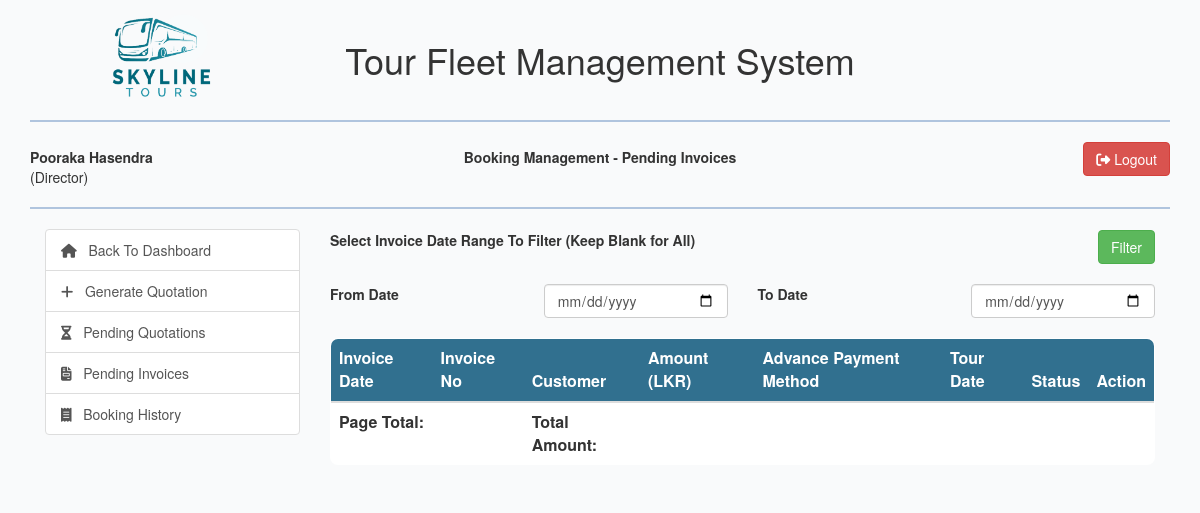
Page /view/pending-customer-invoices.php (signed in) on the earlier database version.
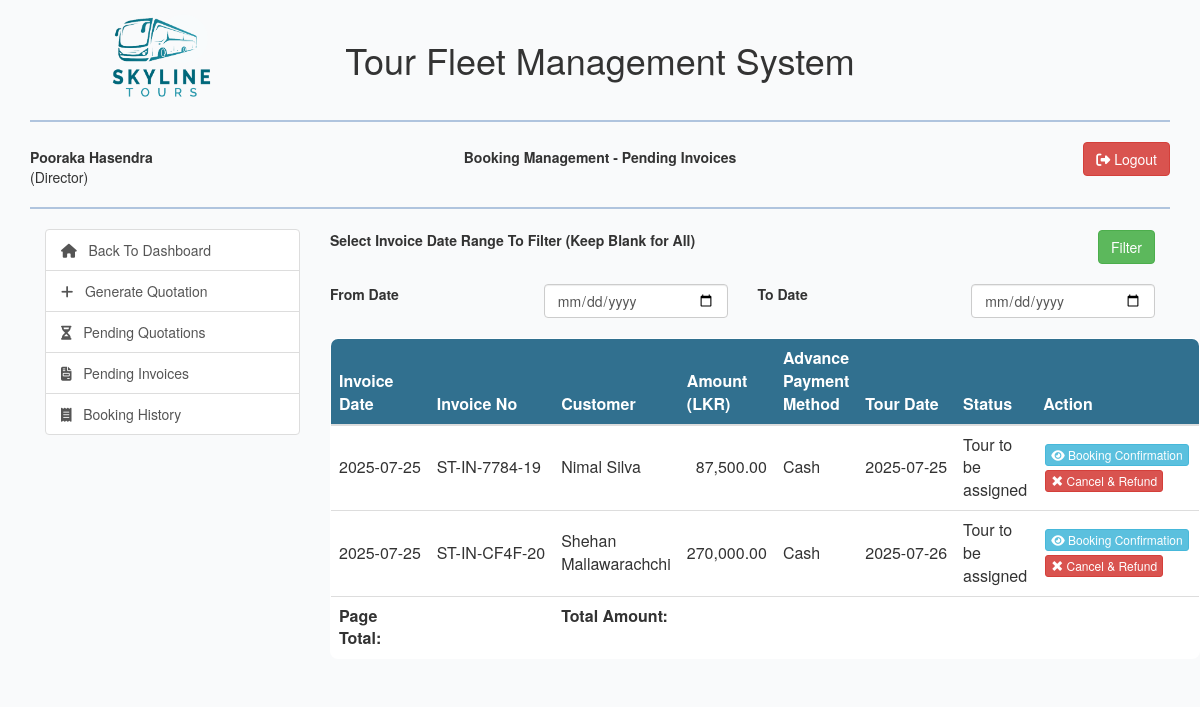
Same page on the later database version.
### tables this page shows
CREATE TABLE `customer_invoice` (
  `invoice_id` int(10) NOT NULL,
  `invoice_number` varchar(100) NOT NULL,
  `quotation_id` int(10) NOT NULL,
  `invoice_date` date NOT NULL,
  `invoice_amount` decimal(10,2) NOT NULL,
  `customer_id` int(11) NOT NULL,
  `invoice_status` int(11) NOT NULL DEFAULT 1 COMMENT '-1=Invoice Cancelled,\r\n1=Advance Payment Made & waiting for tour assignment,\r\n2=Tour assigned,\r\n3=Tour completed and payment pending,\r\n4=Paid',
  `invoice_description` text DEFAULT NULL,
  `tour_start_date` date NOT NULL COMMENT 'The tour start date as billed/quoted to the customer.',
  `tour_end_date` date NOT NULL COMMENT 'The tour end date as billed/quoted to the customer.',
  `pickup_location` varchar(255) NOT NULL,
  `destination` varchar(255) NOT NULL,
  `dropoff_location` varchar(255) NOT NULL,
  `round_trip_mileage` int(4) NOT NULL,
  `advance_payment` decimal(10,2) DEFAULT NULL,
  `paid_amount` decimal(10,2) DEFAULT NULL,
  `actual_fare` decimal(10,2) DEFAULT NULL,
  `actual_mileage` int(4) DEFAULT NULL
);

CREATE TABLE `customer` (
  `customer_id` int(10) NOT NULL,
  `customer_nic` varchar(12) NOT NULL,
  `customer_fname` varchar(50) NOT NULL,
  `customer_lname` varchar(50) NOT NULL,
  `customer_email` varchar(255) NOT NULL,
  `customer_status` int(10) NOT NULL DEFAULT 1
);

CREATE TABLE `tour_income` (
  `tour_income_id` int(10) NOT NULL,
  `receipt_number` varchar(255) DEFAULT NULL,
  `invoice_id` int(10) NOT NULL COMMENT 'The customer invoice this payment is for',
  `payment_date` date NOT NULL,
  `paid_amount` decimal(10,2) NOT NULL,
  `payment_method` int(10) NOT NULL COMMENT '1=Cash, 2= Funds Transfer',
  `payment_proof` varchar(255) DEFAULT NULL COMMENT 'Filename of the uploaded proof',
  `tour_income_type` int(10) DEFAULT NULL COMMENT '1: Advance Payment, 2:Final Payment, 3:Refunds',
  `received_by` int(10) NOT NULL COMMENT 'The user who accepted and recorded the payment',
  `payment_status` int(10) NOT NULL DEFAULT 1 COMMENT '-1:Rejected, 1: Received/Refunded',
  `tour_income_remarks` int(10) DEFAULT NULL COMMENT '1:Refund requested by customer, 2:Refund due to unavailable buses'
);

### model/customer_invoice_model.php (called while the page is built, shortened)
<?php
class CustomerInvoice{
    public function getPendingCustomerInvoicesFiltered($dateFrom,$dateTo){
        $con = $GLOBALS["con"];
        $sql = "SELECT i.invoice_id, i.invoice_number, i.quotation_id, i.invoice_date, i.invoice_amount, "
                . "i.customer_id, i.invoice_status, i.invoice_description, i.tour_start_date, i.tour_end_date, "
                . "i.pickup_location, i.destination, i.dropoff_location, i.round_trip_mileage, i.actual_fare, i.actual_mileage, "
                . "c.customer_fname, c.customer_lname FROM customer_invoice i, customer c "
                . "WHERE c.customer_id = i.customer_id AND i.invoice_status IN('1','2','3') ";
        $sql.="ORDER BY i.invoice_date DESC ";
        $result = $con->query($sql) or die ($con->error);
        return $result;
    }
}

### model/finance_model.php (called while the page is built, shortened)
<?php
class Finance{
    public function getTourIncomeRecordByInvoiceIdAndTourIncomeType($invoiceId,$tourIncomeType){
        $con=$GLOBALS["con"];
        $sql = "SELECT * FROM tour_income WHERE invoice_id=? AND tour_income_type=? AND payment_status!='-1'";
        $stmt = $con->prepare($sql);
        $stmt->bind_param("ii", $invoiceId,$tourIncomeType);
        $stmt->execute();
        $result = $stmt->get_result();
        return $result;
    }
}

### view/pending-customer-invoices.php (the view, shortened to what this page needs)
<?php
include_once '../model/customer_invoice_model.php';
include_once '../model/finance_model.php';
$userSession=$_SESSION["user"];
$dateFrom = "";
$dateTo = "";
$customerInvoiceObj = new CustomerInvoice();
$pendingInvoiceResult = $customerInvoiceObj->getPendingCustomerInvoicesFiltered($dateFrom,$dateTo);
$financeObj = new Finance();
?>
<html lang="en">
<head>
    <link rel="stylesheet" type="text/css" href="../css/dataTables.bootstrap.min.css"/>
    <?php include_once "../includes/bootstrap_css_includes.php"?>
</head>
<body>
    <div class="container">
        <?php $pageName="Booking Management - Pending Invoices" ?>
        <?php include_once "../includes/header_row_includes.php";?>
        <div class="col-md-3">
            <?php include_once "../includes/booking_functions.php"; ?>
        </div>
        <div class="col-md-9">
            <div class="row">
                <div class="col-md-6 col-md-offset-3" id="msg">
                </div>
            </div>
            <div class="row">
                <div class="col-md-8">
                    <label class="control-label">Select Invoice Date Range To Filter (Keep Blank for All)</label>
                </div>
                <div class="col-md-4 text-right">
                    <button type="button" class="btn btn-success" id="filter_button">Filter</button>
                </div>
            </div>
            <div class="row">
            </div>
            <div class="row">
                <div class="col-md-3">
                    <label class="control-label">From Date</label>
                </div>
                <div class="col-md-3">
                    <input type="date" class="form-control" id="dateFrom" name="dateFrom" max="<?php echo date("Y-m-d"); ?>"/>
                </div>
                <div class="col-md-3">
                    <label class="control-label">To Date</label>
                </div>
                <div class="col-md-3">
                    <input type="date" class="form-control" id="dateTo" name="dateTo" max="<?php echo date("Y-m-d"); ?>"/>
                </div>
            </div>
            <div class="row">
            </div>
            <div class="row">
                <div class="col-md-12">
                    <table class="table" id="invoiceTable" style="width:100%">
                        <thead>
                            <tr>
                                <th>Invoice Date</th>
                                <th>Invoice No</th>
                                <th>Customer</th>
                                <th>Amount (LKR)</th>
                                <th>Advance Payment Method</th>
                                <th>Tour Date</th>
                                <th>Status</th>
                                <th>Action</th>
                            </tr>
                        </thead>
                        <tbody id="invoiceTableBody">
                            <?php while($pendingInvoiceRow = $pendingInvoiceResult->fetch_assoc()){
                                $invoiceId = $pendingInvoiceRow['invoice_id'];
                                $tourIncomeResult = $financeObj->getTourIncomeRecordByInvoiceIdAndTourIncomeType($invoiceId,1);
                                $tourIncomeRow = $tourIncomeResult->fetch_assoc();
                                $paymentMethod = match((int)$tourIncomeRow["payment_method"]){
                                    1=>"Cash",
                                    2=>"Funds Transfer"
                                };
                                $invoiceStatus = match((int)$pendingInvoiceRow['invoice_status']){
                                    -1=>"Cancelled",
                                    1=>"Tour to be assigned",
                                    2=>"Tour Assigned",
                                    3=>"Tour Completed",
                                    4=>"Paid",
                                };
                                ?>
                            <tr>
                                <td style="white-space: nowrap"><?php echo $pendingInvoiceRow['invoice_date'];?></td>
                                <td style="white-space: nowrap"><?php echo $pendingInvoiceRow['invoice_number'];?></td>
                                <td><?php echo $pendingInvoiceRow['customer_fname']." ".$pendingInvoiceRow['customer_lname'];?></td>
                                <td style="white-space: nowrap;text-align: right"><?php echo number_format($pendingInvoiceRow['invoice_amount'],2);?></td>
                                <td><?php echo $paymentMethod?></td>
                                <td style="white-space: nowrap"><?php echo $pendingInvoiceRow['tour_start_date'];?></td>
                                <td><?php echo $invoiceStatus;?></td>
                                <td>
                                    <a href="../reports/pendingInvoice.php?invoice_id=<?php echo base64_encode($invoiceId);?>" target="_blank"
                                       class="btn btn-xs btn-info" style="margin:2px;display:<?php echo checkPermissions(157); ?>">
                                        <span class="fa-solid fa-eye"></span>
                                        Booking Confirmation
                                    </a>
                                    <?php if($pendingInvoiceRow['invoice_status']==1){?>
                                    <a href="#" data-toggle="modal" data-target="#refundModal" onclick="setupRefundModal(<?php echo $invoiceId;?>)"
                                       class="btn btn-xs btn-danger" style="margin:2px;display:<?php echo checkPermissions(138); ?>">
                                        <span class="glyphicon glyphicon-remove"></span>
                                        Cancel & Refund
                                    </a>
                                    <?php }?>
                                </td>
                            </tr>
                            <?php } ?>
                        </tbody>
                        <tfoot>
                            <tr>
                                <th>Page Total:</th>
                                <th style="white-space: nowrap;text-align: right"></th>
                                <th>Total Amount:</th>
                                <th style="white-space: nowrap;text-align: right"></th>
                                <th colspan="4"></th>
                            </tr>
                        </tfoot>
                    </table>
                </div>
            </div>
        </div>
    </div>
</body>
</html>

### includes/bootstrap_css_includes.php (shortened to what this page needs)
<link rel="stylesheet" type="text/css" href="../css/dataTables.bootstrap.min.css"/>
<link rel="stylesheet" type="text/css" href="/tourfleetmanagement/bootstrap/css/bootstrap.css"/>
<link rel="stylesheet" type="text/css" href="/tourfleetmanagement/css/all.css"/>
<link rel="stylesheet" type="text/css" href="/tourfleetmanagement/css/custom.css"/>

### includes/header_row_includes.php (shortened to what this page needs)
<div class="row" >
    <div class="col-md-offset-0 col-xs-3 col-xs-offset-4  col-md-3 col-sm-offset-0 " style="text-align: center;">
        <img src="../images/logo.png" alt="" style="height:100px;">
    </div>
    <div class="col-md-6 hidden-xs" style="text-align:center;">
        <h1>Tour Fleet Management System</h1>
    </div>
</div>
<hr style="border:1px solid lightsteelblue"/>
<div class="row">
    <div class="col-md-3 col-xs-3 col-sm-3" style="vertical-align: middle;margin-top:5px">
        <b><?php echo ucwords($userSession["user_fname"]." ".$userSession["user_lname"])."</b></br> (".$userSession["role_name"].")"; ?>
    </div>
    <div class="col-md-6 col-xs-6 col-sm-6" style="text-align:center;margin-top:5px">
        <b id="page_name"><?php echo $pageName; ?></b>
    </div>
    <div class="col-md-3 col-xs-3 col-sm-3 text-right">
        <a href="../controller/login_controller.php?status=logout" class="btn btn-danger"><i class="fas fa-sign-out-alt"></i> Logout</a>
    </div>
</div>
<hr style="border:1px solid lightsteelblue"/>

### includes/booking_functions.php
<ul class="list-group">
    <a href="dashboard.php" class="list-group-item">
        <span class="fa-solid fa-house"></span> &nbsp;
        Back To Dashboard
    </a>
    <a href="generate-quotation.php" class="list-group-item" style="display:<?php echo checkPermissions(76); ?>">
        <span class="fa-solid fa-plus"></span> &nbsp;
        Generate Quotation
    </a>
    <a href="pending-quotations.php" class="list-group-item" style="display:<?php echo checkPermissions(77); ?>">
        <span class="fa-solid fa-hourglass-half"></span> &nbsp;
        Pending Quotations
    </a>
    <a href="pending-customer-invoices.php" class="list-group-item" style="display:<?php echo checkPermissions(149); ?>">
        <span class="fa-solid fa-file-invoice"></span> &nbsp;
        Pending Invoices
    </a>
    <a href="booking-history.php" class="list-group-item" style="display:<?php echo checkPermissions(81); ?>">
        <span class="fa-solid fa-receipt"></span> &nbsp;
        Booking History
    </a>
</ul>

### css/custom.css (style rules this page uses)
body { background-color: #F9FAFB; }
.table { background-color:#ffffff; border-radius: 8px; overflow: hidden; border:1px solid lightsteelblue; }
.table thead { background-color: #31708f; color:white; }
.table tbody > tr > td { vertical-align: middle; }

Differences in the rows shown:
added customer_invoice: invoice_date "2025-07-25", invoice_number "ST-IN-7784-19", customer.customer_fname "Nimal", customer.customer_lname "Silva", invoice_amount "87,500.00", tour_income.payment_method "Cash", tour_start_date "2025-07-25", invoice_status "Tour to be assigned"
added customer_invoice: invoice_date "2025-07-25", invoice_number "ST-IN-CF4F-20", customer.customer_fname "Shehan", customer.customer_lname "Mallawarachchi", invoice_amount "270,000.00", tour_income.payment_method "Cash", tour_start_date "2025-07-26", invoice_status "Tour to be assigned"
